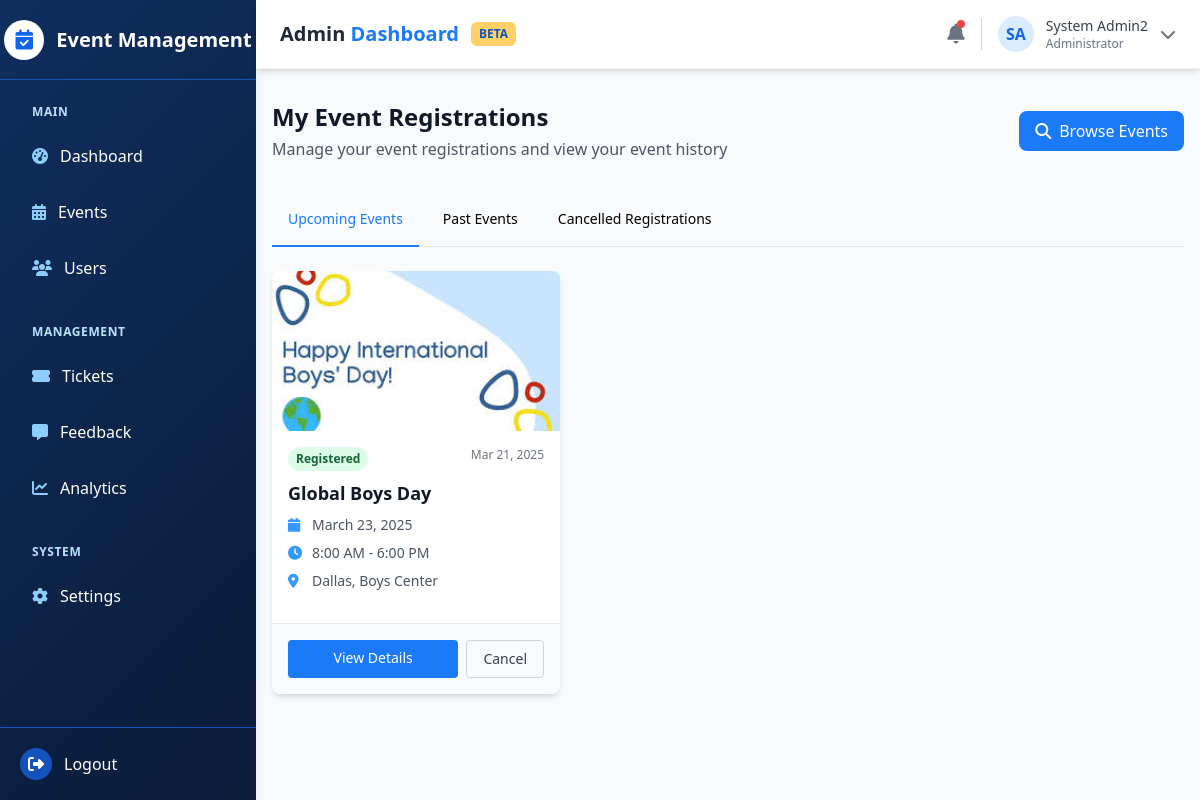
The page /my-registrations/ (signed in) on the database its author committed.
### apps/users/models.py (models this page shows, shortened)
class Account(AbstractBaseUser, PermissionsMixin):
    email = models.EmailField(verbose_name='email', max_length=60, unique=True)
    name = models.CharField(max_length=100, null=True)
    is_admin = models.BooleanField(default=False)
    is_active = models.BooleanField(default=True)
    is_staff = models.BooleanField(default=False)
    is_superuser = models.BooleanField(default=False)
    created_at = models.DateTimeField(auto_now_add=True)
    updated_at = models.DateTimeField(auto_now=True)
    USERNAME_FIELD = 'email'
    objects = MyAccountManager()
    class Meta:
        ordering = ['-updated_at', 'name' ]
    @property
    def get_abbreviated_name(self):
        if self.name:
            name_parts = self.name.split()
            if len(name_parts) >= 2:
                return f"{name_parts[0][0]}{name_parts[-1][0]}"
            return name_parts[0][:2]
        else:
            return self.email[:2]

### apps/main/models.py (models this page shows, shortened)
class Registration(models.Model):
    STATUS_CHOICES = (
        ('pending', 'Pending'),
        ('confirmed', 'Confirmed'),
        ('cancelled', 'Cancelled'),
    )
    event = models.ForeignKey('Event', on_delete=models.CASCADE, related_name='registrations')
    user = models.ForeignKey(settings.AUTH_USER_MODEL, on_delete=models.CASCADE, related_name='event_registrations')
    status = models.CharField(max_length=10, choices=STATUS_CHOICES, default='pending')
    registration_date = models.DateTimeField(auto_now_add=True)
    updated_at = models.DateTimeField(auto_now=True)
    attended = models.BooleanField(default=False)
    notes = models.TextField(blank=True, null=True)
    created_at = models.DateTimeField(auto_now_add=True, null=True)
    class Meta:
        unique_together = ('event', 'user')
        ordering = ['-registration_date']
        indexes = [
            models.Index(fields=['status']),
            models.Index(fields=['registration_date']),
        ]

class Event(models.Model):
    STATUS_CHOICES = (
        ('draft', 'Draft'),
        ('published', 'Published'),
        ('cancelled', 'Cancelled'),
    )
    CATEGORY_CHOICES = (
        ('academic', 'Academic'),
        ('social', 'Social'),
        ('workshop', 'Workshop'),
        ('conference', 'Conference'),
        ('other', 'Other'),
    )
    title = models.CharField(max_length=255)
    slug = models.SlugField(max_length=255, unique=True)
    description = models.TextField()
    location = models.CharField(max_length=255)
    start_date = models.DateTimeField()
    end_date = models.DateTimeField()
    category = models.CharField(max_length=20, choices=CATEGORY_CHOICES, default='academic')
    image = models.ImageField(upload_to='events/%Y/%m/%d/', blank=True, null=True)
    capacity = models.PositiveIntegerField(default=0)  # 0 means unlimited
    registration_deadline = models.DateTimeField(blank=True, null=True)
    status = models.CharField(max_length=10, choices=STATUS_CHOICES, default='draft')
    created_by = models.ForeignKey(settings.AUTH_USER_MODEL, on_delete=models.CASCADE, related_name='created_events')
    created_at = models.DateTimeField(auto_now_add=True)
    updated_at = models.DateTimeField(auto_now=True)
    class Meta:
        ordering = ['-start_date']
        indexes = [
            models.Index(fields=['-start_date']),
            models.Index(fields=['status']),
        ]

### apps/main/views.py (the view)
# urls.py: path('my-registrations/', views.my_registrations, name='my_registrations'),
@login_required
def my_registrations(request):
    active_registrations = Registration.objects.filter(
        user=request.user,
        status='confirmed',
        event__end_date__gte=timezone.now()
    ).select_related('event').order_by('event__start_date')
    past_registrations = Registration.objects.filter(
        user=request.user,
        event__end_date__lt=timezone.now()
    ).select_related('event').order_by('-event__start_date')
    cancelled_registrations = Registration.objects.filter(
        user=request.user,
        status='cancelled'
    ).select_related('event').order_by('-registration_date')
    return render(request, 'my_registrations.html', {
        'active_registrations': active_registrations,
        'past_registrations': past_registrations,
        'cancelled_registrations': cancelled_registrations,
        'page': 'my_registrations',
    })

### apps/users/managers.py (called while the page is built)
    def get_queryset(self):
        return super().get_queryset().filter(is_active=True)

### templates/my_registrations.html (shortened to what this page needs)
{% extends 'base.html' %}
{% load static %}
{% block content %}
<div class="container mx-auto px-4 py-8">
  <div class="flex items-center justify-between mb-8">
    <div>
      <h1 class="text-2xl font-bold text-gray-900">My Event Registrations</h1>
      <p class="text-gray-600 mt-1">Manage your event registrations and view your event history</p>
    </div>
    <a href="{% url 'main:events' %}" class="px-4 py-2 bg-primary-600 text-white rounded-lg hover:bg-primary-700 transition-colors flex items-center">
      <i class="fas fa-search mr-2"></i>
      Browse Events
    </a>
  </div>
  <div class="mb-6 border-b border-gray-200">
    <ul class="flex flex-wrap -mb-px text-sm font-medium text-center">
      <li class="mr-2">
        <a href="#upcoming" class="inline-block p-4 border-b-2 border-primary-600 text-primary-600 active" aria-current="page" id="upcoming-tab">
          Upcoming Events
        </a>
      </li>
      <li class="mr-2">
        <a href="#past" class="inline-block p-4 border-b-2 border-transparent hover:text-gray-600 hover:border-gray-300" id="past-tab">
          Past Events
        </a>
      </li>
      <li>
        <a href="#cancelled" class="inline-block p-4 border-b-2 border-transparent hover:text-gray-600 hover:border-gray-300" id="cancelled-tab">
          Cancelled Registrations
        </a>
      </li>
    </ul>
  </div>
  <div class="tab-content">
    <div id="upcoming-content" class="tab-pane">
      {% if active_registrations %}
        <div class="grid grid-cols-1 md:grid-cols-2 lg:grid-cols-3 gap-6">
          {% for registration in active_registrations %}
            <div class="bg-white rounded-lg shadow-md overflow-hidden flex flex-col">
              <div class="h-40 bg-gray-100">
                {% if registration.event.image %}
                  <img src="{{ registration.event.image.url }}" alt="{{ registration.event.title }}" class="w-full h-full object-cover">
                {% else %}
                  <div class="w-full h-full flex items-center justify-center bg-primary-50">
                    <i class="fas fa-calendar-alt text-primary-300 text-4xl"></i>
                  </div>
                {% endif %}
              </div>
              <div class="p-4 flex-grow">
                <div class="flex justify-between items-start mb-2">
                  <span class="px-2 py-1 bg-green-100 text-green-800 text-xs font-semibold rounded-full">Registered</span>
                  <span class="text-xs text-gray-500">{{ registration.registration_date|date:"M j, Y" }}</span>
                </div>
                <h3 class="text-lg font-semibold text-gray-900 mb-2">{{ registration.event.title }}</h3>
                <div class="space-y-2 mb-4">
                  <div class="flex items-center text-sm text-gray-600">
                    <i class="fas fa-calendar mr-2 text-primary-500 w-4"></i>
                    <span>{{ registration.event.start_date|date:"F j, Y" }}</span>
                  </div>
                  <div class="flex items-center text-sm text-gray-600">
                    <i class="fas fa-clock mr-2 text-primary-500 w-4"></i>
                    <span>{{ registration.event.start_date|date:"g:i A" }} - {{ registration.event.end_date|date:"g:i A" }}</span>
                  </div>
                  <div class="flex items-center text-sm text-gray-600">
                    <i class="fas fa-map-marker-alt mr-2 text-primary-500 w-4"></i>
                    <span>{{ registration.event.location }}</span>
                  </div>
                </div>
              </div>
              <div class="p-4 border-t border-gray-200 bg-gray-50">
                <div class="flex space-x-2">
                  <a href="{% url 'main:event_detail' registration.event.slug %}" class="flex-1 px-4 py-2 bg-primary-600 text-white text-center rounded hover:bg-primary-700 transition-colors text-sm">
                    View Details
                  </a>
                  <a href="{% url 'main:cancel_registration' registration.event.id %}" class="px-4 py-2 border border-gray-300 text-gray-700 rounded hover:bg-gray-50 transition-colors text-sm">
                    Cancel
                  </a>
                </div>
              </div>
            </div>
          {% endfor %}
        </div>
      {% endif %}
    </div>
  </div>
</div>
{% endblock %}

### templates/base.html (shortened to what this page needs)
<!DOCTYPE html>
<html lang="en">
<head>
  <script src="https://cdn.tailwindcss.com"></script>
  <link rel="stylesheet" href="https://cdnjs.cloudflare.com/ajax/libs/font-awesome/6.4.0/css/all.min.css">
</head>
<body class="bg-gray-50 min-h-screen flex flex-col">
  <div id="messages-container" class="fixed top-0 left-0 right-0 z-50 px-4 pt-4 flex flex-col items-center space-y-2">
  </div>
  <div class="flex flex-col md:flex-row min-h-screen">
    <aside id="sidebar" class="sidebar-gradient text-white w-full md:w-64 flex-shrink-0 md:flex md:flex-col hidden md:block md:sticky md:top-0 md:h-screen shadow-lg">
      <div class="flex items-center justify-center h-20 bg-opacity-50 border-b border-primary-800">
        <div class="flex items-center space-x-3">
          <div class="w-10 h-10 rounded-full bg-white flex items-center justify-center">
            <i class="fas fa-calendar-check text-primary-700 text-xl"></i>
          </div>
          <h1 class="text-xl font-bold text-white">Event Management</h1>
        </div>
      </div>
      <div class="overflow-y-auto scrollbar-thin flex-grow">
        <nav class="px-4 py-6">
          {% if user.is_authenticated %}
            <div class="mb-8">
              <p class="text-xs uppercase tracking-wider text-primary-200 font-semibold mb-3 ml-4">Main</p>
              <a href="{% url 'main:dashboard' %}" class="flex items-center px-4 py-3 mb-2 rounded-lg {% if page == 'dashboard' %}nav-link-active{% endif %} hover:bg-white hover:bg-opacity-10 transition-all duration-200">
                <i class="fas fa-tachometer-alt mr-3 text-primary-300"></i>
                <span>Dashboard</span>
              </a>
              <a href="{% url 'main:events' %}" class="flex items-center px-4 py-3 mb-2 rounded-lg {% if page == 'events' %}nav-link-active{% endif %} hover:bg-white hover:bg-opacity-10 transition-all duration-200">
                <i class="fas fa-calendar-alt mr-3 text-primary-300"></i>
                <span>Events</span>
              </a>
              <a href="{% url 'main:users' %}" class="flex items-center px-4 py-3 mb-2 rounded-lg {% if page == 'users' %}nav-link-active{% endif %} hover:bg-white hover:bg-opacity-10 transition-all duration-200">
                <i class="fas fa-users mr-3 text-primary-300"></i>
                <span>Users</span>
              </a>
            </div>
            <div class="mb-8">
              <p class="text-xs uppercase tracking-wider text-primary-200 font-semibold mb-3 ml-4">Management</p>
              <a href="{% url 'main:tickets' %}" class="flex items-center px-4 py-3 mb-2 rounded-lg {% if page == 'tickets' %}nav-link-active{% endif %} hover:bg-white hover:bg-opacity-10 transition-all duration-200">
                <i class="fas fa-ticket-alt mr-3 text-primary-300"></i>
                <span>Tickets</span>
              </a>
              <a href="{% url 'main:feedback' %}" class="flex items-center px-4 py-3 mb-2 rounded-lg {% if page == 'feedback' %}nav-link-active{% endif %} hover:bg-white hover:bg-opacity-10 transition-all duration-200">
                <i class="fas fa-comment-alt mr-3 text-primary-300"></i>
                <span>Feedback</span>
              </a>
              <a href="{% url 'main:analytics' %}" class="flex items-center px-4 py-3 mb-2 rounded-lg {% if page == 'analytics' %}nav-link-active{% endif %} hover:bg-white hover:bg-opacity-10 transition-all duration-200">
                <i class="fas fa-chart-line mr-3 text-primary-300"></i>
                <span>Analytics</span>
              </a>
            </div>
            <div class="mb-8">
              <p class="text-xs uppercase tracking-wider text-primary-200 font-semibold mb-3 ml-4">System</p>
              <a href="{% url 'main:settings' %}" class="flex items-center px-4 py-3 mb-2 rounded-lg {% if page == 'settings' %}nav-link-active{% endif %} hover:bg-white hover:bg-opacity-10 transition-all duration-200">
                <i class="fas fa-cog mr-3 text-primary-300"></i>
                <span>Settings</span>
              </a>
            </div>
          {% endif %}
        </nav>
      </div>
      {% if user.is_authenticated %}
        <div class="p-5 border-t border-primary-800">
          <a href="{% url 'users:logout' %}" class="flex items-center text-white group hover:text-accent-300 transition-colors duration-200">
            <div class="w-8 h-8 rounded-full bg-primary-800 group-hover:bg-accent-400 flex items-center justify-center mr-3 transition-colors duration-200">
              <i class="fas fa-sign-out-alt"></i>
            </div>
            <span>Logout</span>
          </a>
        </div>
      {% endif %}
    </aside>
    <main class="flex-grow">
      <header class="bg-white shadow-md sticky top-0 z-10">
        <div class="flex items-center justify-between px-6 py-4 border-b border-gray-100">
          <div class="flex items-center">
            <div class="flex items-center">
              <h2 class="text-xl font-semibold text-gray-800">Admin <span class="text-primary-600">Dashboard</span></h2>
              <span class="ml-3 px-2 py-1 bg-accent-300 text-xs font-bold text-primary-800 rounded-md">BETA</span>
            </div>
          </div>
          <div class="flex items-center space-x-4">
            {% if user.is_authenticated %}
              <button class="relative text-gray-500 hover:text-primary-600 transition-colors">
                <i class="fas fa-bell text-xl"></i>
                <span class="absolute top-0 right-0 w-2 h-2 bg-red-500 rounded-full"></span>
              </button>
              <div class="flex items-center space-x-3">
                <div class="w-9 h-9 rounded-full bg-primary-100 flex items-center justify-center text-primary-700 font-semibold">
                  {% if user.name %}
                    {{ user.get_abbreviated_name|slice:":2"|upper }}
                  {% else %}
                    {{ user.email|slice:":2"|upper }}
                  {% endif %}
                </div>
                <div class="hidden md:block">
                  <p class="text-sm font-medium text-gray-700">{{ user.name|default:user.email }}</p>
                  <p class="text-xs text-gray-500">
                    {% if user.is_superuser %}
                      Administrator
                    {% elif user.is_staff %}
                      Staff
                    {% else %}
                      User
                    {% endif %}
                  </p>
                </div>
                <div class="relative" id="profileDropdown">
                  <button id="profileDropdownButton" class="text-gray-500 hover:text-primary-600">
                    <i class="fas fa-chevron-down"></i>
                  </button>
                </div>
              </div>
            {% endif %}
          </div>
        </div>
      </header>
      <div class="overflow-y-auto scrollbar-thin">
        {% block content %} {% endblock %}
      </div>
    </main>
  </div>
</body>
</html>

### templates/base.html (style rules this page uses)
.sidebar-gradient { background: linear-gradient(135deg, #0f2e5e 0%, #0a1c38 100%); }

### rows shown on the page
Account: get_abbreviated_name "SA", name "System Admin2"
Registration: event.image (picture), registration_date "Mar 21, 2025", event "Global Boys Day", event.start_date "March 23, 2025", event.start_date "8:00 AM", event.end_date "6:00 PM", event.location "Dallas, Boys Center"
